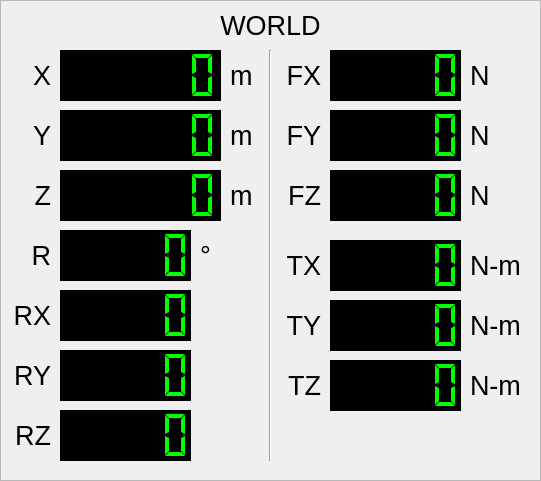
   <widget class="QFrame" name="frame">
    <property name="geometry">
     <rect>
      <x>20</x>
      <y>20</y>
      <width>541</width>
      <height>481</height>
     </rect>
    </property>
    <property name="frameShape">
     <enum>QFrame::StyledPanel</enum>
    </property>
    <property name="frameShadow">
     <enum>QFrame::Sunken</enum>
    </property>
    <widget class="QLabel" name="label_7">
     <property name="geometry">
      <rect>
       <x>0</x>
       <y>0</y>
       <width>541</width>
       <height>51</height>
      </rect>
     </property>
     <property name="font">
      <font>
       <pointsize>20</pointsize>
       <weight>50</weight>
       <bold>false</bold>
      </font>
     </property>
     <property name="text">
      <string>WORLD</string>
     </property>
     <property name="alignment">
      <set>Qt::AlignCenter</set>
     </property>
    </widget>
    <widget class="QLabel" name="label_8">
     <property name="geometry">
      <rect>
       <x>10</x>
       <y>230</y>
       <width>41</width>
       <height>51</height>
      </rect>
     </property>
     <property name="font">
      <font>
       <pointsize>20</pointsize>
       <weight>50</weight>
       <bold>false</bold>
      </font>
     </property>
     <property name="text">
      <string>R</string>
     </property>
     <property name="alignment">
      <set>Qt::AlignRight|Qt::AlignTrailing|Qt::AlignVCenter</set>
     </property>
    </widget>
    <widget class="QLCDNumber" name="world_r">
     <property name="geometry">
      <rect>
       <x>60</x>
       <y>230</y>
       <width>131</width>
       <height>51</height>
      </rect>
     </property>
     <property name="styleSheet">
      <string notr="true">background-color: black;
color: rgb(0, 255, 0);</string>
     </property>
     <property name="segmentStyle">
      <enum>QLCDNumber::Flat</enum>
     </property>
     <property name="value" stdset="0">
      <double>0.000000000000000</double>
     </property>
    </widget>
    <widget class="QLabel" name="label_9">
     <property name="geometry">
      <rect>
       <x>200</x>
       <y>230</y>
       <width>31</width>
       <height>51</height>
      </rect>
     </property>
     <property name="font">
      <font>
       <pointsize>20</pointsize>
       <weight>50</weight>
       <bold>false</bold>
      </font>
     </property>
     <property name="text">
      <string>°</string>
     </property>
     <property name="alignment">
      <set>Qt::AlignLeading|Qt::AlignLeft|Qt::AlignVCenter</set>
     </property>
    </widget>
    <widget class="QLCDNumber" name="world_x">
     <property name="enabled">
      <bool>true</bool>
     </property>
     <property name="geometry">
      <rect>
       <x>60</x>
       <y>50</y>
       <width>161</width>
       <height>51</height>
      </rect>
     </property>
     <property name="acceptDrops">
      <bool>false</bool>
     </property>
     <property name="layoutDirection">
      <enum>Qt::LeftToRight</enum>
     </property>
     <property name="autoFillBackground">
      <bool>false</bool>
     </property>
     <property name="styleSheet">
      <string notr="true">background-color: black;
color: rgb(0, 255, 0);</string>
     </property>
     <property name="frameShape">
      <enum>QFrame::Box</enum>
     </property>
     <property name="frameShadow">
      <enum>QFrame::Raised</enum>
     </property>
     <property name="smallDecimalPoint">
      <bool>false</bool>
     </property>
     <property name="digitCount">
      <number>6</number>
     </property>
     <property name="mode">
      <enum>QLCDNumber::Dec</enum>
     </property>
     <property name="segmentStyle">
      <enum>QLCDNumber::Flat</enum>
     </property>
     <property name="value" stdset="0">
      <double>0.000000000000000</double>
     </property>
    </widget>
    <widget class="QLabel" name="label_4">
     <property name="geometry">
      <rect>
       <x>230</x>
       <y>50</y>
       <width>41</width>
       <height>51</height>
      </rect>
     </property>
     <property name="font">
      <font>
       <pointsize>20</pointsize>
       <weight>50</weight>
       <bold>false</bold>
      </font>
     </property>
     <property name="text">
      <string>m</string>
     </property>
     <property name="alignment">
      <set>Qt::AlignLeading|Qt::AlignLeft|Qt::AlignVCenter</set>
     </property>
    </widget>
    <widget class="QLabel" name="label">
     <property name="geometry">
      <rect>
       <x>10</x>
       <y>50</y>
       <width>41</width>
       <height>51</height>
      </rect>
     </property>
     <property name="font">
      <font>
       <pointsize>20</pointsize>
       <weight>50</weight>
       <bold>false</bold>
      </font>
     </property>
     <property name="text">
      <string>X</string>
     </property>
     <property name="alignment">
      <set>Qt::AlignRight|Qt::AlignTrailing|Qt::AlignVCenter</set>
     </property>
    </widget>
    <widget class="QLabel" name="label_2">
     <property name="geometry">
      <rect>
       <x>10</x>
       <y>110</y>
       <width>41</width>
       <height>51</height>
      </rect>
     </property>
     <property name="font">
      <font>
       <pointsize>20</pointsize>
       <weight>50</weight>
       <bold>false</bold>
      </font>
     </property>
     <property name="text">
      <string>Y</string>
     </property>
     <property name="alignment">
      <set>Qt::AlignRight|Qt::AlignTrailing|Qt::AlignVCenter</set>
     </property>
    </widget>
    <widget class="QLabel" name="label_3">
     <property name="geometry">
      <rect>
       <x>10</x>
       <y>170</y>
       <width>41</width>
       <height>51</height>
      </rect>
     </property>
     <property name="font">
      <font>
       <pointsize>20</pointsize>
       <weight>50</weight>
       <bold>false</bold>
      </font>
     </property>
     <property name="text">
      <string>Z</string>
     </property>
     <property name="alignment">
      <set>Qt::AlignRight|Qt::AlignTrailing|Qt::AlignVCenter</set>
     </property>
    </widget>
    <widget class="QLCDNumber" name="world_rx">
     <property name="geometry">
      <rect>
       <x>60</x>
       <y>290</y>
       <width>131</width>
       <height>51</height>
      </rect>
     </property>
     <property name="styleSheet">
      <string notr="true">background-color: black;
color: rgb(0, 255, 0);</string>
     </property>
     <property name="segmentStyle">
      <enum>QLCDNumber::Flat</enum>
     </property>
     <property name="value" stdset="0">
      <double>0.000000000000000</double>
     </property>
    </widget>
    <widget class="QLCDNumber" name="world_y">
     <property name="geometry">
      <rect>
       <x>60</x>
       <y>110</y>
       <width>161</width>
       <height>51</height>
      </rect>
     </property>
     <property name="layoutDirection">
      <enum>Qt::LeftToRight</enum>
     </property>
     <property name="styleSheet">
      <string notr="true">background-color: black;
color: rgb(0, 255, 0);</string>
     </property>
     <property name="digitCount">
      <number>6</number>
     </property>
     <property name="mode">
      <enum>QLCDNumber::Dec</enum>
     </property>
     <property name="segmentStyle">
      <enum>QLCDNumber::Flat</enum>
     </property>
    </widget>
    <widget class="QLCDNumber" name="world_z">
     <property name="geometry">
      <rect>
       <x>60</x>
       <y>170</y>
       <width>161</width>
       <height>51</height>
      </rect>
     </property>
     <property name="styleSheet">
      <string notr="true">background-color: black;
color: rgb(0, 255, 0);</string>
     </property>
     <property name="digitCount">
      <number>6</number>
     </property>
     <property name="segmentStyle">
      <enum>QLCDNumber::Flat</enum>
     </property>
    </widget>
    <widget class="QLabel" name="label_6">
     <property name="geometry">
      <rect>
       <x>230</x>
       <y>170</y>
       <width>41</width>
       <height>51</height>
      </rect>
     </property>
     <property name="font">
      <font>
       <pointsize>20</pointsize>
       <weight>50</weight>
       <bold>false</bold>
      </font>
     </property>
     <property name="text">
      <string>m</string>
     </property>
     <property name="alignment">
      <set>Qt::AlignLeading|Qt::AlignLeft|Qt::AlignVCenter</set>
     </property>
    </widget>
    <widget class="QLabel" name="label_5">
     <property name="geometry">
      <rect>
       <x>230</x>
       <y>110</y>
       <width>41</width>
       <height>51</height>
      </rect>
     </property>
     <property name="font">
      <font>
       <pointsize>20</pointsize>
       <weight>50</weight>
       <bold>false</bold>
      </font>
     </property>
     <property name="text">
      <string>m</string>
     </property>
     <property name="alignment">
      <set>Qt::AlignLeading|Qt::AlignLeft|Qt::AlignVCenter</set>
     </property>
    </widget>
    <widget class="QLabel" name="label_10">
     <property name="geometry">
      <rect>
       <x>10</x>
       <y>290</y>
       <width>41</width>
       <height>51</height>
      </rect>
     </property>
     <property name="font">
      <font>
       <pointsize>20</pointsize>
       <weight>50</weight>
       <bold>false</bold>
      </font>
     </property>
     <property name="text">
      <string>RX</string>
     </property>
     <property name="alignment">
      <set>Qt::AlignRight|Qt::AlignTrailing|Qt::AlignVCenter</set>
     </property>
    </widget>
    <widget class="QLabel" name="label_11">
     <property name="geometry">
      <rect>
       <x>10</x>
       <y>350</y>
       <width>41</width>
       <height>51</height>
      </rect>
     </property>
     <property name="font">
      <font>
       <pointsize>20</pointsize>
       <weight>50</weight>
       <bold>false</bold>
      </font>
     </property>
     <property name="text">
      <string>RY</string>
     </property>
     <property name="alignment">
      <set>Qt::AlignRight|Qt::AlignTrailing|Qt::AlignVCenter</set>
     </property>
    </widget>
    <widget class="QLabel" name="label_12">
     <property name="geometry">
      <rect>
       <x>10</x>
       <y>410</y>
       <width>41</width>
       <height>51</height>
      </rect>
     </property>
     <property name="font">
      <font>
       <pointsize>20</pointsize>
       <weight>50</weight>
       <bold>false</bold>
      </font>
     </property>
     <property name="text">
      <string>RZ</string>
     </property>
     <property name="alignment">
      <set>Qt::AlignRight|Qt::AlignTrailing|Qt::AlignVCenter</set>
     </property>
    </widget>
    <widget class="QLCDNumber" name="world_ry">
     <property name="geometry">
      <rect>
       <x>60</x>
       <y>350</y>
       <width>131</width>
       <height>51</height>
      </rect>
     </property>
     <property name="styleSheet">
      <string notr="true">background-color: black;
color: rgb(0, 255, 0);</string>
     </property>
     <property name="segmentStyle">
      <enum>QLCDNumber::Flat</enum>
     </property>
     <property name="value" stdset="0">
      <double>0.000000000000000</double>
     </property>
    </widget>
    <widget class="QLCDNumber" name="world_rz">
     <property name="geometry">
      <rect>
       <x>60</x>
       <y>410</y>
       <width>131</width>
       <height>51</height>
      </rect>
     </property>
     <property name="styleSheet">
      <string notr="true">background-color: black;
color: rgb(0, 255, 0);</string>
     </property>
     <property name="segmentStyle">
      <enum>QLCDNumber::Flat</enum>
     </property>
     <property name="value" stdset="0">
      <double>0.000000000000000</double>
     </property>
    </widget>
    <widget class="QLCDNumber" name="world_fx">
     <property name="geometry">
      <rect>
       <x>330</x>
       <y>50</y>
       <width>131</width>
       <height>51</height>
      </rect>
     </property>
     <property name="acceptDrops">
      <bool>false</bool>
     </property>
     <property name="layoutDirection">
      <enum>Qt::LeftToRight</enum>
     </property>
     <property name="styleSheet">
      <string notr="true">background-color: black;
color: rgb(0, 255, 0);</string>
     </property>
     <property name="frameShape">
      <enum>QFrame::Box</enum>
     </property>
     <property name="smallDecimalPoint">
      <bool>false</bool>
     </property>
     <property name="digitCount">
      <number>5</number>
     </property>
     <property name="mode">
      <enum>QLCDNumber::Dec</enum>
     </property>
     <property name="segmentStyle">
      <enum>QLCDNumber::Flat</enum>
     </property>
     <property name="value" stdset="0">
      <double>0.000000000000000</double>
     </property>
    </widget>
    <widget class="QLabel" name="label_13">
     <property name="geometry">
      <rect>
       <x>280</x>
       <y>50</y>
       <width>41</width>
       <height>51</height>
      </rect>
     </property>
     <property name="font">
      <font>
       <pointsize>20</pointsize>
       <weight>50</weight>
       <bold>false</bold>
      </font>
     </property>
     <property name="text">
      <string>FX</string>
     </property>
     <property name="alignment">
      <set>Qt::AlignRight|Qt::AlignTrailing|Qt::AlignVCenter</set>
     </property>
    </widget>
    <widget class="QLabel" name="label_14">
     <property name="geometry">
      <rect>
       <x>470</x>
       <y>50</y>
       <width>41</width>
       <height>51</height>
      </rect>
     </property>
     <property name="font">
      <font>
       <pointsize>20</pointsize>
       <weight>50</weight>
       <bold>false</bold>
      </font>
     </property>
     <property name="text">
      <string>N</string>
     </property>
     <property name="alignment">
      <set>Qt::AlignLeading|Qt::AlignLeft|Qt::AlignVCenter</set>
     </property>
    </widget>
    <widget class="QLabel" name="label_15">
     <property name="geometry">
      <rect>
       <x>280</x>
       <y>110</y>
       <width>41</width>
       <height>51</height>
      </rect>
     </property>
     <property name="font">
      <font>
       <pointsize>20</pointsize>
       <weight>50</weight>
       <bold>false</bold>
      </font>
     </property>
     <property name="text">
      <string>FY</string>
     </property>
     <property name="alignment">
      <set>Qt::AlignRight|Qt::AlignTrailing|Qt::AlignVCenter</set>
     </property>
    </widget>
    <widget class="QLCDNumber" name="world_fy">
     <property name="geometry">
      <rect>
       <x>330</x>
       <y>110</y>
       <width>131</width>
       <height>51</height>
      </rect>
     </property>
     <property name="acceptDrops">
      <bool>false</bool>
     </property>
     <property name="layoutDirection">
      <enum>Qt::LeftToRight</enum>
     </property>
     <property name="styleSheet">
      <string notr="true">background-color: black;
color: rgb(0, 255, 0);</string>
     </property>
     <property name="frameShape">
      <enum>QFrame::Box</enum>
     </property>
     <property name="smallDecimalPoint">
      <bool>false</bool>
     </property>
     <property name="digitCount">
      <number>5</number>
     </property>
     <property name="mode">
      <enum>QLCDNumber::Dec</enum>
     </property>
     <property name="segmentStyle">
      <enum>QLCDNumber::Flat</enum>
     </property>
     <property name="value" stdset="0">
      <double>0.000000000000000</double>
     </property>
    </widget>
    <widget class="QLabel" name="label_16">
     <property name="geometry">
      <rect>
       <x>470</x>
       <y>110</y>
       <width>41</width>
       <height>51</height>
      </rect>
     </property>
     <property name="font">
      <font>
       <pointsize>20</pointsize>
       <weight>50</weight>
       <bold>false</bold>
      </font>
     </property>
     <property name="text">
      <string>N</string>
     </property>
     <property name="alignment">
      <set>Qt::AlignLeading|Qt::AlignLeft|Qt::AlignVCenter</set>
     </property>
    </widget>
    <widget class="QLabel" name="label_17">
     <property name="geometry">
      <rect>
       <x>280</x>
       <y>170</y>
       <width>41</width>
       <height>51</height>
      </rect>
     </property>
     <property name="font">
      <font>
       <pointsize>20</pointsize>
       <weight>50</weight>
       <bold>false</bold>
      </font>
     </property>
     <property name="text">
      <string>FZ</string>
     </property>
     <property name="alignment">
      <set>Qt::AlignRight|Qt::AlignTrailing|Qt::AlignVCenter</set>
     </property>
    </widget>
    <widget class="QLCDNumber" name="world_fz">
     <property name="geometry">
      <rect>
       <x>330</x>
       <y>170</y>
       <width>131</width>
       <height>51</height>
      </rect>
     </property>
     <property name="acceptDrops">
      <bool>false</bool>
     </property>
     <property name="layoutDirection">
      <enum>Qt::LeftToRight</enum>
     </property>
     <property name="styleSheet">
      <string notr="true">background-color: black;
color: rgb(0, 255, 0);</string>
     </property>
     <property name="frameShape">
      <enum>QFrame::Box</enum>
     </property>
     <property name="smallDecimalPoint">
      <bool>false</bool>
     </property>
     <property name="digitCount">
      <number>5</number>
     </property>
     <property name="mode">
      <enum>QLCDNumber::Dec</enum>
     </property>
     <property name="segmentStyle">
      <enum>QLCDNumber::Flat</enum>
     </property>
     <property name="value" stdset="0">
      <double>0.000000000000000</double>
     </property>
    </widget>
    <widget class="QLabel" name="label_18">
     <property name="geometry">
      <rect>
       <x>470</x>
       <y>170</y>
       <width>41</width>
       <height>51</height>
      </rect>
     </property>
     <property name="font">
      <font>
       <pointsize>20</pointsize>
       <weight>50</weight>
       <bold>false</bold>
      </font>
     </property>
     <property name="text">
      <string>N</string>
     </property>
     <property name="alignment">
      <set>Qt::AlignLeading|Qt::AlignLeft|Qt::AlignVCenter</set>
     </property>
    </widget>
    <widget class="QLabel" name="label_19">
     <property name="geometry">
      <rect>
       <x>280</x>
       <y>240</y>
       <width>41</width>
       <height>51</height>
      </rect>
     </property>
     <property name="font">
      <font>
       <pointsize>20</pointsize>
       <weight>50</weight>
       <bold>false</bold>
      </font>
     </property>
     <property name="text">
      <string>TX</string>
     </property>
     <property name="alignment">
      <set>Qt::AlignRight|Qt::AlignTrailing|Qt::AlignVCenter</set>
     </property>
    </widget>
    <widget class="QLCDNumber" name="world_tx">
     <property name="geometry">
      <rect>
       <x>330</x>
       <y>240</y>
       <width>131</width>
       <height>51</height>
      </rect>
     </property>
     <property name="acceptDrops">
      <bool>false</bool>
     </property>
     <property name="layoutDirection">
      <enum>Qt::LeftToRight</enum>
     </property>
     <property name="styleSheet">
      <string notr="true">background-color: black;
color: rgb(0, 255, 0);</string>
     </property>
     <property name="frameShape">
      <enum>QFrame::Box</enum>
     </property>
     <property name="smallDecimalPoint">
      <bool>false</bool>
     </property>
     <property name="digitCount">
      <number>5</number>
     </property>
     <property name="mode">
      <enum>QLCDNumber::Dec</enum>
     </property>
     <property name="segmentStyle">
      <enum>QLCDNumber::Flat</enum>
     </property>
     <property name="value" stdset="0">
      <double>0.000000000000000</double>
     </property>
    </widget>
    <widget class="QLabel" name="label_20">
     <property name="geometry">
      <rect>
       <x>470</x>
       <y>240</y>
       <width>51</width>
       <height>51</height>
      </rect>
     </property>
     <property name="font">
      <font>
       <pointsize>20</pointsize>
       <weight>50</weight>
       <bold>false</bold>
      </font>
     </property>
     <property name="text">
      <string>N-m</string>
     </property>
     <property name="alignment">
      <set>Qt::AlignLeading|Qt::AlignLeft|Qt::AlignVCenter</set>
     </property>
    </widget>
    <widget class="QLabel" name="label_21">
     <property name="geometry">
      <rect>
       <x>280</x>
       <y>300</y>
       <width>41</width>
       <height>51</height>
      </rect>
     </property>
     <property name="font">
      <font>
       <pointsize>20</pointsize>
       <weight>50</weight>
       <bold>false</bold>
      </font>
     </property>
     <property name="text">
      <string>TY</string>
     </property>
     <property name="alignment">
      <set>Qt::AlignRight|Qt::AlignTrailing|Qt::AlignVCenter</set>
     </property>
    </widget>
    <widget class="QLCDNumber" name="world_ty">
     <property name="geometry">
      <rect>
       <x>330</x>
       <y>300</y>
       <width>131</width>
       <height>51</height>
      </rect>
     </property>
     <property name="acceptDrops">
      <bool>false</bool>
     </property>
     <property name="layoutDirection">
      <enum>Qt::LeftToRight</enum>
     </property>
     <property name="styleSheet">
      <string notr="true">background-color: black;
color: rgb(0, 255, 0);</string>
     </property>
     <property name="frameShape">
      <enum>QFrame::Box</enum>
     </property>
     <property name="smallDecimalPoint">
      <bool>false</bool>
     </property>
     <property name="digitCount">
      <number>5</number>
     </property>
     <property name="mode">
      <enum>QLCDNumber::Dec</enum>
     </property>
     <property name="segmentStyle">
      <enum>QLCDNumber::Flat</enum>
     </property>
     <property name="value" stdset="0">
      <double>0.000000000000000</double>
     </property>
    </widget>
    <widget class="QLabel" name="label_22">
     <property name="geometry">
      <rect>
       <x>470</x>
       <y>300</y>
       <width>51</width>
       <height>51</height>
      </rect>
     </property>
     <property name="font">
      <font>
       <pointsize>20</pointsize>
       <weight>50</weight>
       <bold>false</bold>
      </font>
     </property>
     <property name="text">
      <string>N-m</string>
     </property>
     <property name="alignment">
      <set>Qt::AlignLeading|Qt::AlignLeft|Qt::AlignVCenter</set>
     </property>
    </widget>
    <widget class="QLabel" name="label_23">
     <property name="geometry">
      <rect>
       <x>280</x>
       <y>360</y>
       <width>41</width>
       <height>51</height>
      </rect>
     </property>
     <property name="font">
      <font>
       <pointsize>20</pointsize>
       <weight>50</weight>
       <bold>false</bold>
      </font>
     </property>
     <property name="text">
      <string>TZ</string>
     </property>
     <property name="alignment">
      <set>Qt::AlignRight|Qt::AlignTrailing|Qt::AlignVCenter</set>
     </property>
    </widget>
    <widget class="QLCDNumber" name="world_tz">
     <property name="geometry">
      <rect>
       <x>330</x>
       <y>360</y>
       <width>131</width>
       <height>51</height>
      </rect>
     </property>
     <property name="acceptDrops">
      <bool>false</bool>
     </property>
     <property name="layoutDirection">
      <enum>Qt::LeftToRight</enum>
     </property>
     <property name="styleSheet">
      <string notr="true">background-color: black;
color: rgb(0, 255, 0);</string>
     </property>
     <property name="frameShape">
      <enum>QFrame::Box</enum>
     </property>
     <property name="smallDecimalPoint">
      <bool>false</bool>
     </property>
     <property name="digitCount">
      <number>5</number>
     </property>
     <property name="mode">
      <enum>QLCDNumber::Dec</enum>
     </property>
     <property name="segmentStyle">
      <enum>QLCDNumber::Flat</enum>
     </property>
     <property name="value" stdset="0">
      <double>0.000000000000000</double>
     </property>
    </widget>
    <widget class="QLabel" name="label_24">
     <property name="geometry">
      <rect>
       <x>470</x>
       <y>360</y>
       <width>51</width>
       <height>51</height>
      </rect>
     </property>
     <property name="font">
      <font>
       <pointsize>20</pointsize>
       <weight>50</weight>
       <bold>false</bold>
      </font>
     </property>
     <property name="text">
      <string>N-m</string>
     </property>
     <property name="alignment">
      <set>Qt::AlignLeading|Qt::AlignLeft|Qt::AlignVCenter</set>
     </property>
    </widget>
    <widget class="Line" name="line">
     <property name="geometry">
      <rect>
       <x>260</x>
       <y>50</y>
       <width>20</width>
       <height>411</height>
      </rect>
     </property>
     <property name="orientation">
      <enum>Qt::Vertical</enum>
     </property>
    </widget>
   </widget>
